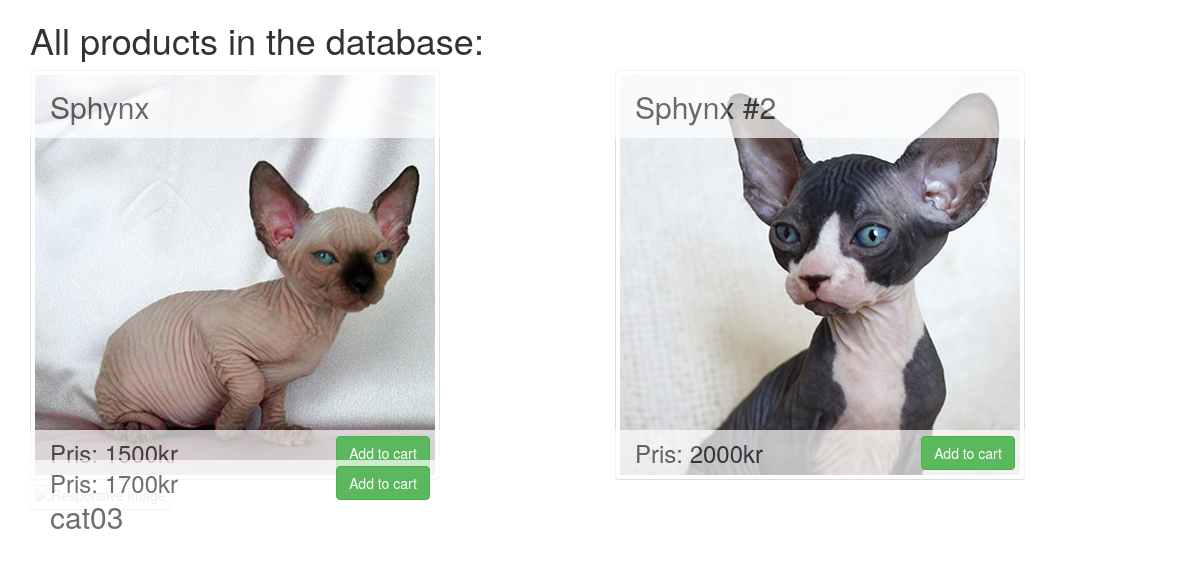
The app's page /test.php, older data.
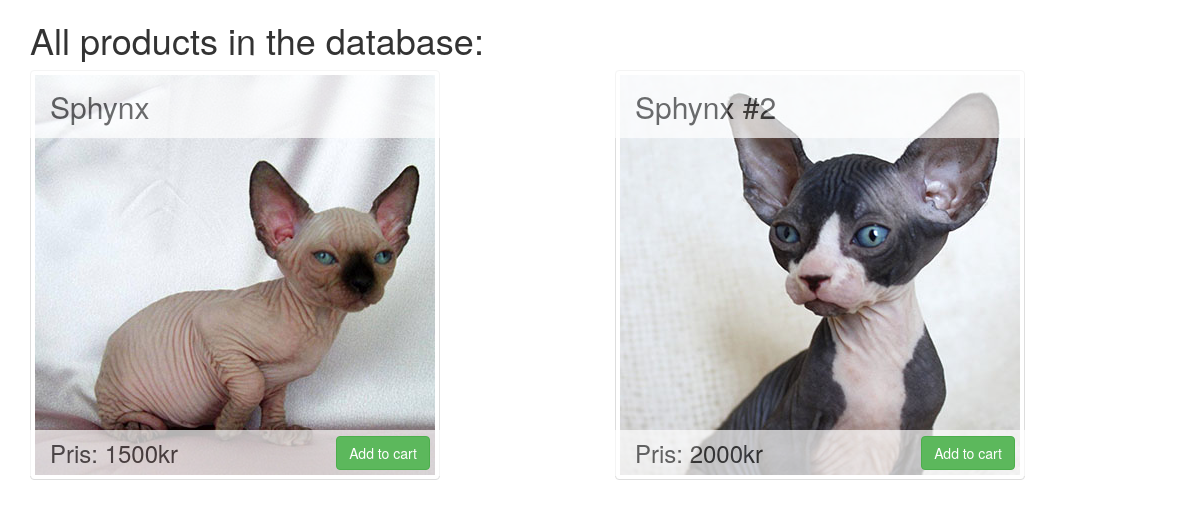
The same page, newer data.
### tables this page shows
CREATE TABLE products (
  id       bigint AUTO_INCREMENT PRIMARY KEY,
  name     text NOT NULL,
  image    text NOT NULL,
  price    bigint NOT NULL);

### database.inc.php (called while the page is built, shortened)
<?php
class Database {
	private $host;
	private $userName;
	private $password;
	private $database;
	private $conn;
	public function __construct($host, $userName, $password, $database) {
		$this->host = $host;
		$this->userName = $userName;
		$this->password = $password;
		$this->database = $database;
	}
	public function openConnection() {
		try {
			$this->conn = new PDO("mysql:host=$this->host;dbname=$this->database",
					$this->userName,  $this->password);
			$this->conn->setAttribute(PDO::ATTR_ERRMODE, PDO::ERRMODE_EXCEPTION);
		} catch (PDOException $e) {
			$error = "Connection error: " . $e->getMessage();
			print $error . "<p>";
			unset($this->conn);
			return false;
		}
		return true;
	}
	public function closeConnection() {
		$this->conn = null;
	}
	private function executeQuery($query, $param = null) {
		try {
			$stmt = $this->conn->prepare($query);
			$stmt->execute($param);
			$result = $stmt->fetchAll();
		} catch (PDOException $e) {
			$error = "*** Internal error: " . $e->getMessage() . "<p>" . $query;
			die($error);
		}
		return $result;
	}
  public function getProducts() {
    $result = $this->executeQuery("SELECT id, name, image, price FROM products");
    return $result;
  }
}
?>

### test.php (the view, shortened to what this page needs)
<?php
    $db = new Database($_SESSION['db_host'], $_SESSION['db_username'], $_SESSION['db_password'], $_SESSION['db_dbname']);
    $db->openConnection();
?>
<!doctype html>
<html lang="en">
<head>
    <link href="assets/css/bootstrap.min.css" rel="stylesheet" media="screen">
</head>
<body>
    <div class="container">
        <h1>All products in the database:</h1>
        <?php
            $result = $db->getProducts();
            $index = 1;
            foreach ($result as $row){
                if ($index == 1) {
                    print "<div class='row'>";
                }
                print "<div class='col-md-6'>";
                print "<div class='product-thumbnail'>";
                print "<img src='{$row['image']}' class='img-responsive img-thumbnail' alt='Responsive image'>";
                print "<div class='product-caption'>";
                print "<h2>{$row['name']}</h2>";
                print "</div>";
                print "<div class='product-price'>";
                print "<h3>Pris: {$row['price']}kr</h3>";
                print "</div>";
                print "<div class='product-buy'>";
                print "<button type='button' class='btn btn-success'>Add to cart</button>";
                print "</div>";
                print "</div>";
                print "</div>";
                if ($index++ == 3) {
                    print "</div>";
                    $index = 1;
                }
            }
        ?>
    </div>
</body>
</html>

Row changes from the older to the newer data that the page shows:
removed products: name "cat03", price "1700"
